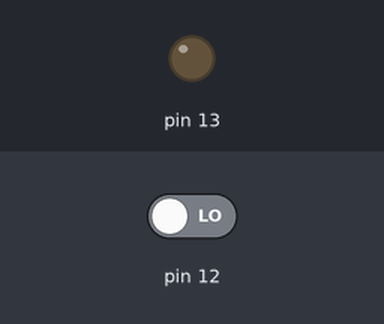
This sketch was run on a simulated Arduino Uno, built with avr-gcc and run on an emulated ATmega328P. Shown: output pins drawn as LEDs (lit = HIGH). Inputs (shaded band) come from the test bench; at power-on: pin 12 LOW.

Above: at 1.2 s.
1.3 s: pin 12 driven HIGH
At 2.6 s:
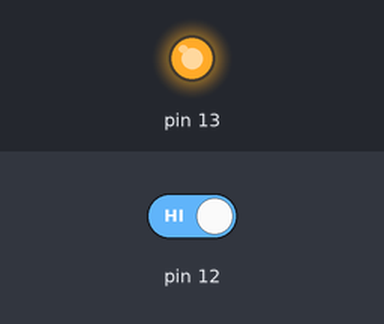
Timing chart, 0 to 4.3 s (numbered marks = the images above; inputs shaded):
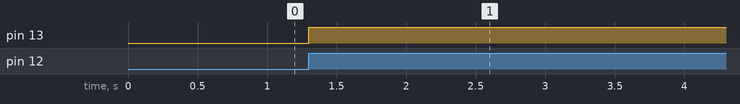

Measured:
- after the input at 1.3 s, pin 13: LOW → HIGH at once

The sketch:

Liga_desliga_com_bot_o.ino
```cpp
// C++ code
//
// declaração de variante
int anterior = 0;
int valor;
int estado = LOW;

void setup()
{
  pinMode(13, OUTPUT);
  pinMode(12, INPUT);
}

void loop()
{
  valor = digitalRead(12);
  if (valor == HIGH && anterior == LOW){ // cita o valor necessario para variante ser ativa
    estado=! estado;

  }
  digitalWrite(13,estado);
    anterior = valor;
    delay(50);
  valor = 0;


}
```
